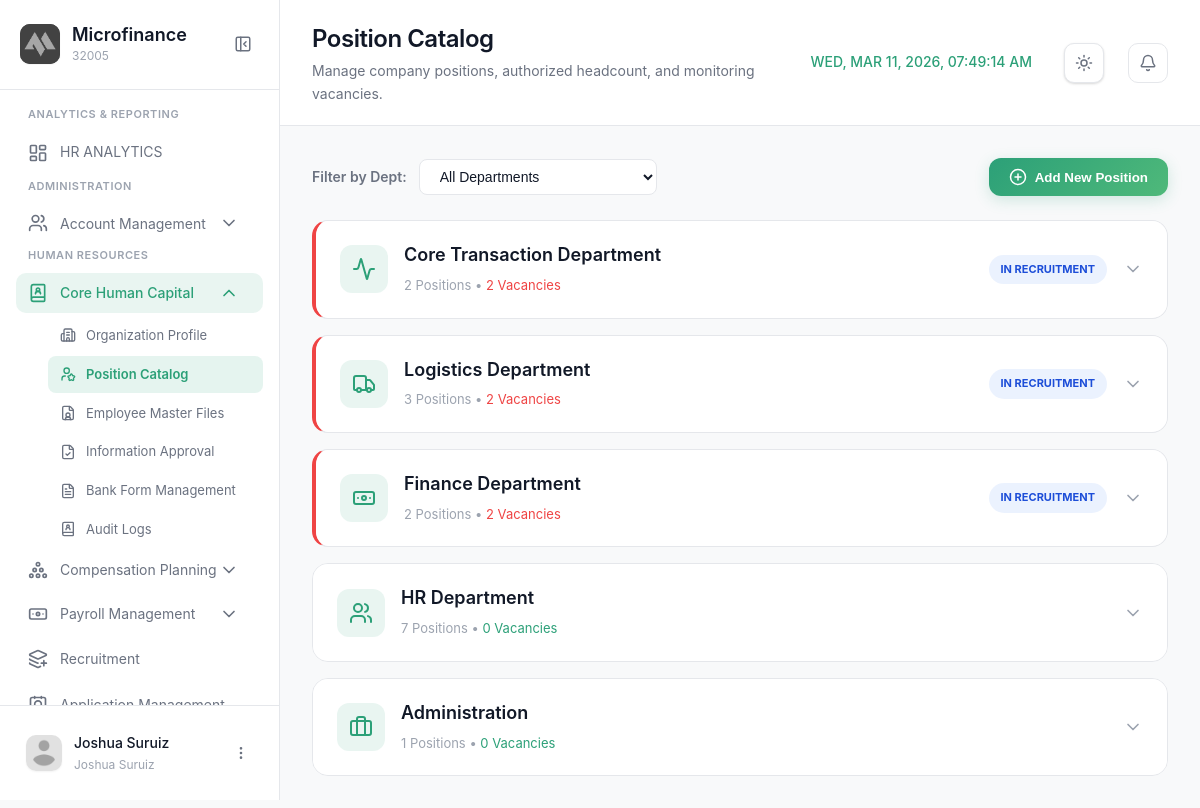
Screenshot of /modules/admin/positioncatalog.php (signed in) with the database file from the repository.
### tables this page shows
CREATE TABLE `positions` (
  `PositionID` int(11) NOT NULL,
  `PositionName` varchar(100) NOT NULL,
  `PositionCode` varchar(10) DEFAULT NULL,
  `DepartmentID` int(11) DEFAULT NULL,
  `SalaryGradeID` int(11) DEFAULT NULL,
  `AuthorizedHeadcount` int(11) DEFAULT 1
);

CREATE TABLE `department` (
  `DepartmentID` int(11) NOT NULL,
  `DepartmentName` varchar(100) NOT NULL
);

### modules/admin/positioncatalog.php (the view, shortened to what this page needs)
<?php
require_once '../../config/config.php';
$page = 'positioncatalog';
$module = 'corehumancapital';
$filterDept = $_GET['dept'] ?? 'all';
$sql = "SELECT p.*, d.DepartmentName, sg.GradeName,
        (SELECT COUNT(*) FROM employmentinformation ei WHERE ei.PositionID = p.PositionID) as CurrentHeadcount,
        (SELECT COUNT(*) FROM recruitment_requisitions rr WHERE rr.PositionID = p.PositionID AND rr.Status IN ('Pending', 'Active', 'Posted')) as HasRequisition
        FROM positions p
        JOIN department d ON p.DepartmentID = d.DepartmentID
        JOIN salary_grades sg ON p.SalaryGradeID = sg.SalaryGradeID";
$sql .= " ORDER BY (p.AuthorizedHeadcount - (SELECT COUNT(*) FROM employmentinformation ei WHERE ei.PositionID = p.PositionID)) DESC, HasRequisition DESC, p.PositionName ASC";
$positionsResult = $conn->query($sql);
$groupedPositions = [];
while ($row = $positionsResult->fetch_assoc()) {
    $deptName = $row['DepartmentName'];
    if (!isset($groupedPositions[$deptName])) {
        $groupedPositions[$deptName] = [
            'DepartmentID' => $row['DepartmentID'],
            'Positions' => [],
            'TotalVacancies' => 0,
            'TotalRequisitions' => 0
        ];
    }
    $groupedPositions[$deptName]['Positions'][] = $row;
    if ($row['CurrentHeadcount'] < $row['AuthorizedHeadcount']) {
        $groupedPositions[$deptName]['TotalVacancies']++;
        if ($row['HasRequisition'] > 0) {
            $groupedPositions[$deptName]['TotalRequisitions']++;
        }
    }
}
?>
<!DOCTYPE html>
<html lang="en">
<head>
  <link rel="stylesheet" href="../../css/positioncatalog.css?v=1.2">
</head>
<body>
  <aside class="sidebar" id="sidebar">
    <div class="sidebar-header">
      <div class="logo-container">
        <div class="logo-wrapper">
          <img src="../../img/logo.png" alt="Logo" class="logo">
        </div>
        <div class="logo-text">
          <h2 class="app-name">Microfinance</h2>
          <span class="app-tagline">32005</span>
        </div>
      </div>
      <button class="sidebar-toggle" id="sidebarToggle">
        <i data-lucide="panel-left-close"></i>
      </button>
    </div>
  <nav class="sidebar-nav">
      <div class="nav-section">
        <span class="nav-section-title">ANALYTICS & REPORTING</span>
        <a href="dashboard.php" class="nav-item active">
          <i data-lucide="layout-dashboard"></i>
          <span>HR ANALYTICS</span>
        </a>
      <div class="nav-section">
        <span class="nav-section-title">ADMINISTRATION</span>
        <div class="nav-item-group active">
          <button class="nav-item has-submenu" data-module="accounts">
            <div class="nav-item-content">
              <i data-lucide="users"></i>
              <span>Account Management</span>
            </div>
            <i data-lucide="chevron-down" class="submenu-icon"></i>
          </button>
        </div>
       <div class="nav-section">
        <span class="nav-section-title">Human Resources</span>
          <div class="nav-item-group <?php echo ($module === 'corehumancapital') ? 'active' : ''; ?>">
          <button class="nav-item has-submenu" data-module="corehumancapital">
            <div class="nav-item-content">
              <i data-lucide="book-user"></i>
              <span>Core Human Capital</span>
            </div>
            <i data-lucide="chevron-down" class="submenu-icon"></i>
          </button>
          <div class="submenu" id="submenu-corehumancapital">
             <a href="orgprofile.php" class="submenu-item <?php echo ($page === 'orgprofile') ? 'active' : ''; ?>">
              <i data-lucide="building-2"></i>
              <span>Organization Profile</span>
            </a>
            <a href="positioncatalog.php" class="submenu-item <?php echo ($page === 'positioncatalog') ? 'active' : ''; ?>">
              <i data-lucide="user-star"></i>
              <span>Position Catalog</span>
            </a>
            <a href="employeemaster.php" class="submenu-item <?php echo ($page === 'employeemaster') ? 'active' : ''; ?>">
              <i data-lucide="file-user"></i>
              <span>Employee Master Files</span>
            </a>
            <a href="informationapproval.php" class="submenu-item <?php echo ($page === 'informationapproval') ? 'active' : ''; ?>">
              <i data-lucide="file-check"></i>
              <span>Information Approval</span>
            </a>
            <a href="bankform.php" class="submenu-item <?php echo ($page === 'bankform') ? 'active' : ''; ?>">
              <i data-lucide="file-text"></i>
              <span>Bank Form Management</span>
            </a>
            <a href="auditlogs.php" class="submenu-item <?php echo ($page === 'auditlogs') ? 'active' : ''; ?>">
              <i data-lucide="book-user"></i>
              <span>Audit Logs</span>
            </a>
          </div>
        </div>
          <div class="nav-item-group <?php echo ($module === 'planning') ? 'active' : ''; ?>">
          <button class="nav-item has-submenu" data-module="planning">
            <div class="nav-item-content">
              <i data-lucide="circle-pile"></i>
              <span>Compensation Planning</span>
            </div>
            <i data-lucide="chevron-down" class="submenu-icon"></i>
          </button>
        </div>
        <div class="nav-item-group">
          <button class="nav-item has-submenu" data-module="payroll">
            <div class="nav-item-content">
              <i data-lucide="banknote"></i>
              <span>Payroll Management</span>
            </div>
            <i data-lucide="chevron-down" class="submenu-icon"></i>
          </button>
        </div>
            <a href="recruitment.php" class="nav-item <?php echo ($page === 'recruitment') ? 'active' : ''; ?>">
              <i data-lucide="layers-plus"></i>
              <span>Recruitment</span>
            </a>
            <a href="applicationmgt.php" class="nav-item <?php echo ($page === 'applicationmgt') ? 'active' : ''; ?>">
              <i data-lucide="contact-round"></i>
              <span>Application Management</span>
            </a>
        </div>
    </nav>
    <div class="sidebar-footer">
      <div class="user-profile">
        <div class="user-avatar">
          <img src="../../img/profile.png" alt="User">
        </div>
        <div class="user-info">
          <span class="user-name"><?php echo htmlspecialchars($_SESSION['username'] ?? 'Admin'); ?></span>
          <span class="user-role"><?php echo htmlspecialchars($_SESSION['user_role'] ?? 'Administrator'); ?></span>
        </div>
        <button class="user-menu-btn" id="userMenuBtn">
          <i data-lucide="more-vertical"></i>
        </button>
      </div>
    </div>
  </aside>
  <main class="main-content">
    <header class="page-header">
      <div class="header-left">
        <div class="header-title">
          <h1>Position Catalog</h1>
          <p>Manage company positions, authorized headcount, and monitoring vacancies.</p>
        </div>
      </div>
      <div class="header-right">
        <div class="header-clock">
          <span id="realTimeClock"></span>
        </div>
        <button class="theme-toggle" id="themeToggle" aria-label="Toggle theme">
          <i data-lucide="sun" class="sun-icon"></i>
        </button>
        <button class="icon-btn">
          <i data-lucide="bell"></i>
        </button>
      </div>
    </header>
    <div class="content-wrapper">
      <div class="management-header" style="display: flex; justify-content: space-between; align-items: center; margin-bottom: 24px;">
          <div class="filter-group" style="display: flex; gap: 12px; align-items: center;">
              <span style="font-size: 14px; font-weight: 600; color: var(--text-secondary);">Filter by Dept:</span>
              <select id="deptFilter" onchange="filterByDept(this.value)" style="padding: 8px 16px; border-radius: 8px; border: 1px solid var(--border-color); background: var(--surface); color: var(--text-primary); outline: none;">
                  <option value="all" <?php echo $filterDept === 'all' ? 'selected' : ''; ?>>All Departments</option>
              </select>
          </div>
          <button class="btn-add" onclick="launchAddPositionModal()" style="display: flex; align-items: center; gap: 8px; padding: 10px 20px; background: linear-gradient(135deg, #2ca078, #4fb97a); color: white; border: none; border-radius: 12px; font-weight: 600; cursor: pointer; transition: var(--transition); box-shadow: 0 4px 15px rgba(44, 160, 120, 0.2);">
              <i data-lucide="plus-circle" style="width: 18px; height: 18px;"></i>
              <span>Add New Position</span>
          </button>
      </div>
      <div class="accordions-container">
          <?php if (empty($groupedPositions)): ?>
              <div class="content-card">
                  <div class="card-body" style="padding: 40px; text-align: center; color: var(--text-secondary);">
                      No positions found for the selected criteria.
                  </div>
              </div>
          <?php else: foreach ($groupedPositions as $deptName => $data):
              $hasVacancies = $data['TotalVacancies'] > 0;
          ?>
              <div class="dept-accordion <?php echo $hasVacancies ? 'has-vacancies' : ''; ?>" id="accordion-<?php echo str_replace(' ', '-', $deptName); ?>">
                  <div class="accordion-header" onclick="toggleAccordion('<?php echo str_replace(' ', '-', $deptName); ?>')">
                      <div class="header-left">
                          <div class="dept-icon">
                              <?php
                                  $icon = 'building-2';
                                  if (stripos($deptName, 'HR') !== false) $icon = 'users';
                                  if (stripos($deptName, 'Finance') !== false) $icon = 'banknote';
                                  if (stripos($deptName, 'Adm') !== false) $icon = 'briefcase';
                                  if (stripos($deptName, 'Log') !== false) $icon = 'truck';
                                  if (stripos($deptName, 'Core') !== false) $icon = 'activity';
                              ?>
                              <i data-lucide="<?php echo $icon; ?>"></i>
                          </div>
                          <div class="dept-info">
                              <h3><?php echo htmlspecialchars($deptName); ?></h3>
                              <span class="dept-stats">
                                  <?php echo count($data['Positions']); ?> Positions •
                                  <span class="<?php echo $hasVacancies ? 'text-danger' : 'text-success'; ?>">
                                      <?php echo $data['TotalVacancies']; ?> Vacancies
                                  </span>
                              </span>
                          </div>
                      </div>
                      <div class="header-right">
                          <?php if ($hasVacancies): ?>
                              <?php if ($data['TotalVacancies'] === $data['TotalRequisitions']): ?>
                                  <span class="badge-alert" style="background: rgba(59, 130, 246, 0.1); color: #1d4ed8;">IN RECRUITMENT</span>
                              <?php else: ?>
                                  <span class="badge-alert">VACANT</span>
                              <?php endif; ?>
                          <?php endif; ?>
                          <i data-lucide="chevron-down" class="accordion-chevron"></i>
                      </div>
                  </div>
              </div>
          <?php endforeach; endif; ?>
      </div>
    </div>
  </main>
</body>
</html>

### rows the page displays
positions: DepartmentID.DepartmentName "HR Department", count($data['Positions']) "7", TotalVacancies "0"

### other values shown
$_SESSION['username'] "Joshua Suruiz"
$_SESSION['user_role'] "Joshua Suruiz"
$deptName "Core Transaction Department"
count($data['Positions']) "2"
$data['TotalVacancies'] "2"
$deptName "Logistics Department"
count($data['Positions']) "3"
$deptName "Finance Department"
$deptName "Administration"
count($data['Positions']) "1"
$data['TotalVacancies'] "0"
